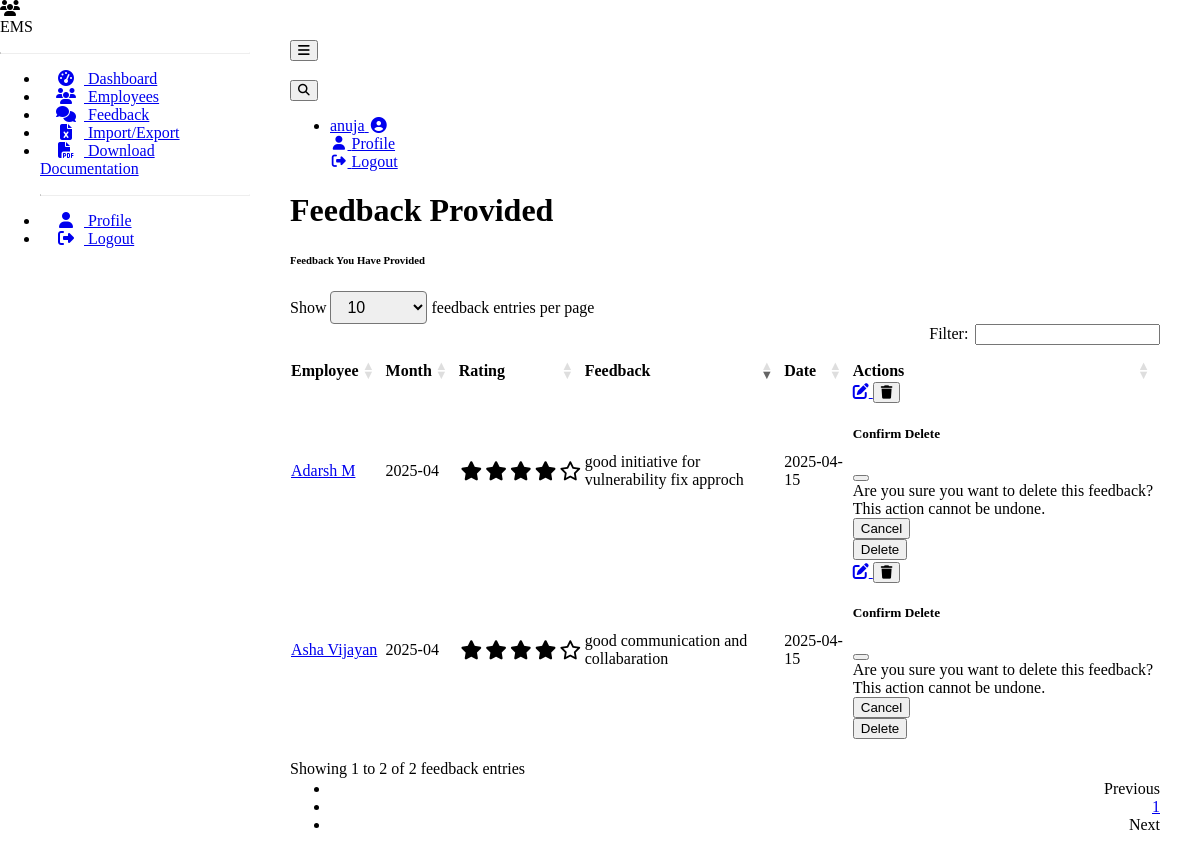
The app's page /feedback/ (signed in) with its own data.
### models.py (models this page shows, shortened)
class User(UserMixin, db.Model):
    __tablename__ = 'users'
    id = db.Column(db.Integer, primary_key=True)
    username = db.Column(db.String(64), unique=True, nullable=False)
    email = db.Column(db.String(120), unique=True, nullable=False)
    password_hash = db.Column(db.String(256), nullable=False)
    is_manager = db.Column(db.Boolean, default=False)
    employees_managed = db.relationship('Employee', backref='manager_user', lazy='dynamic',
                                        foreign_keys='Employee.manager_id')

class Feedback(db.Model):
    __tablename__ = 'feedback'
    id = db.Column(db.Integer, primary_key=True)
    employee_id = db.Column(db.Integer, db.ForeignKey('employees.id'), nullable=False)
    provided_by_id = db.Column(db.Integer, db.ForeignKey('users.id'), nullable=False)
    provided_by = db.relationship('User', foreign_keys=[provided_by_id])
    rating = db.Column(db.Integer, nullable=False)  # e.g., 1-5 rating scale
    feedback_text = db.Column(db.Text, nullable=False)
    feedback_date = db.Column(db.DateTime, default=datetime.utcnow)
    month = db.Column(db.String(7), nullable=False)  # e.g., "2023-01"

class Employee(db.Model):
    __tablename__ = 'employees'
    id = db.Column(db.Integer, primary_key=True)
    full_name = db.Column(db.String(100), nullable=False)
    joining_date = db.Column(db.Date, nullable=False)
    benzyl = db.Column(db.String(50), unique=True, nullable=False)  # Employee ID or username
    role = db.Column(db.String(100), nullable=False)
    skill = db.Column(db.String(100), nullable=False)
    team = db.Column(db.String(100), nullable=False)
    grade = db.Column(db.String(20), nullable=False)
    designation = db.Column(db.String(100), nullable=False)
    location = db.Column(db.String(100), nullable=False)
    user_id = db.Column(db.Integer, db.ForeignKey('users.id'), nullable=True)
    user = db.relationship('User', foreign_keys=[user_id])
    manager_id = db.Column(db.Integer, db.ForeignKey('users.id'), nullable=True)
    feedback_received = db.relationship('Feedback', backref='employee', lazy='dynamic',
                                        foreign_keys='Feedback.employee_id')

### feedback.py (the view, shortened to what this page needs)
@feedback_bp.route('/')
@login_required
def feedback_list():
    current_employee = Employee.query.filter_by(user_id=current_user.id).first()
    if current_user.is_manager:
        direct_reportees = Employee.query.filter_by(manager_id=current_user.id).all()
        direct_reportee_ids = [emp.id for emp in direct_reportees]
        indirect_reportees = []
        for reportee in direct_reportees:
            reportee_user = User.query.get(reportee.user_id)
            if reportee_user and reportee_user.is_manager:
                indirect = Employee.query.filter_by(manager_id=reportee.user_id).all()
                indirect_reportees.extend(indirect)
        all_reportee_ids = direct_reportee_ids + [emp.id for emp in indirect_reportees]
        feedback = Feedback.query.filter(Feedback.employee_id.in_(all_reportee_ids))\
            .order_by(Feedback.feedback_date.desc()).all()
        context = {
            'feedback': feedback,
            'is_manager': True,
            'view_type': 'provided'
        }
    return render_template('feedback_list.html', **context)

### app.py (called while the page is built)
@login_manager.user_loader
def load_user(user_id):
    from models import User  # Import here to avoid circular imports
    return User.query.get(int(user_id))

### templates/feedback_list.html (shortened to what this page needs)
{% extends "base.html" %}
{% block content %}
<div class="container-fluid">
    <div class="d-flex justify-content-between align-items-center mb-4">
        <h1 class="h3 text-gray-800">
            {% if view_type == 'provided' %}
            Feedback Provided
            {% elif view_type == 'received' %}
            Feedback Received
            {% elif view_type == 'for_employee' %}
            Feedback for {{ employee.full_name }}
            {% endif %}
        </h1>
    </div>
    <div class="card shadow mb-4">
        <div class="card-header py-3">
            <h6 class="m-0 font-weight-bold text-primary">
                {% if view_type == 'provided' %}
                Feedback You Have Provided
                {% elif view_type == 'received' %}
                Feedback You Have Received
                {% elif view_type == 'for_employee' %}
                All Feedback for {{ employee.full_name }}
                {% endif %}
            </h6>
        </div>
        <div class="card-body">
            {% if feedback %}
            <div class="table-responsive">
                <table class="table table-bordered" id="feedbackTable" width="100%" cellspacing="0">
                    <thead>
                        <tr>
                            {% if view_type != 'for_employee' %}
                            <th>Employee</th>
                            {% endif %}
                            <th>Month</th>
                            <th>Rating</th>
                            <th>Feedback</th>
                            <th>Date</th>
                            {% if is_manager and view_type != 'received' %}
                            <th>Actions</th>
                            {% endif %}
                        </tr>
                    </thead>
                    <tbody>
                        {% for fb in feedback %}
                        <tr>
                            {% if view_type != 'for_employee' %}
                            <td>
                                <a href="{{ url_for('employee.employee_detail', employee_id=fb.employee.id) }}">
                                    {{ fb.employee.full_name }}
                                </a>
                            </td>
                            {% endif %}
                            <td>{{ fb.month }}</td>
                            <td>
                                <div class="feedback-rating">
                                    {% for i in range(fb.rating) %}
                                    <i class="fas fa-star feedback-star"></i>
                                    {% endfor %}
                                    {% for i in range(5 - fb.rating) %}
                                    <i class="far fa-star feedback-star"></i>
                                    {% endfor %}
                                </div>
                            </td>
                            <td>{{ fb.feedback_text }}</td>
                            <td>{{ fb.feedback_date.strftime('%Y-%m-%d') }}</td>
                            {% if is_manager and view_type != 'received' and fb.provided_by_id == current_user.id %}
                            <td>
                                <div class="btn-group" role="group">
                                    <a href="{{ url_for('feedback.edit_feedback', feedback_id=fb.id) }}"
                                       class="btn btn-warning btn-sm" data-bs-toggle="tooltip" title="Edit Feedback">
                                        <i class="fas fa-edit"></i>
                                    </a>
                                    <button type="button" class="btn btn-danger btn-sm confirm-delete"
                                            data-bs-toggle="modal" data-bs-target="#deleteFeedbackModal{{ fb.id }}"
                                            title="Delete Feedback">
                                        <i class="fas fa-trash"></i>
                                    </button>
                                    <div class="modal fade" id="deleteFeedbackModal{{ fb.id }}" tabindex="-1"
                                         aria-labelledby="deleteFeedbackModalLabel" aria-hidden="true">
                                        <div class="modal-dialog">
                                            <div class="modal-content">
                                                <div class="modal-header">
                                                    <h5 class="modal-title" id="deleteFeedbackModalLabel">
                                                        Confirm Delete
                                                    </h5>
                                                    <button type="button" class="btn-close" data-bs-dismiss="modal"
                                                            aria-label="Close"></button>
                                                </div>
                                                <div class="modal-body">
                                                    Are you sure you want to delete this feedback?
                                                    This action cannot be undone.
                                                </div>
                                                <div class="modal-footer">
                                                    <button type="button" class="btn btn-secondary"
                                                            data-bs-dismiss="modal">Cancel</button>
                                                    <form action="{{ url_for('feedback.delete_feedback', feedback_id=fb.id) }}"
                                                          method="POST">
                                                        <button type="submit" class="btn btn-danger">Delete</button>
                                                    </form>
                                                </div>
                                            </div>
                                        </div>
                                    </div>
                                </div>
                            </td>
                            {% elif is_manager and view_type != 'received' %}
                            <td>-</td>
                            {% endif %}
                        </tr>
                        {% endfor %}
                    </tbody>
                </table>
            </div>
            {% endif %}
        </div>
    </div>
</div>
{% endblock %}

### templates/base.html (shortened to what this page needs)
<!DOCTYPE html>
<html lang="en" data-bs-theme="dark">
<head>
    <link rel="stylesheet" href="https://cdn.replit.com/agent/bootstrap-agent-dark-theme.min.css">
    <link rel="stylesheet" href="https://cdnjs.cloudflare.com/ajax/libs/font-awesome/6.4.0/css/all.min.css">
    <link rel="stylesheet" href="https://cdn.datatables.net/1.13.4/css/dataTables.bootstrap5.min.css">
    <link rel="stylesheet" href="https://cdn.datatables.net/buttons/2.3.6/css/buttons.bootstrap5.min.css">
    <link rel="stylesheet" href="{{ url_for('static', filename='css/custom.css') }}">
</head>
<body>
    {% if current_user.is_authenticated %}
    <div class="sidebar bg-dark">
        <div class="sidebar-brand d-flex align-items-center justify-content-center p-3">
            <div class="sidebar-brand-icon">
                <i class="fas fa-users"></i>
            </div>
            <div class="sidebar-brand-text mx-3">EMS</div>
        </div>
        <hr class="sidebar-divider">
        <ul class="nav flex-column">
            <li class="nav-item">
                <a class="nav-link {% if request.endpoint and request.endpoint == 'employee.dashboard' %}active{% endif %}"
                   href="{{ url_for('employee.dashboard') }}">
                    <i class="fas fa-fw fa-tachometer-alt"></i>
                    <span>Dashboard</span>
                </a>
            </li>
            <li class="nav-item">
                <a class="nav-link {% if request.endpoint and 'employee_list' in request.endpoint %}active{% endif %}"
                   href="{{ url_for('employee.employee_list') }}">
                    <i class="fas fa-fw fa-users"></i>
                    <span>Employees</span>
                </a>
            </li>
            <li class="nav-item">
                <a class="nav-link {% if request.endpoint and 'feedback' in request.endpoint %}active{% endif %}"
                   href="{{ url_for('feedback.feedback_list') }}">
                    <i class="fas fa-fw fa-comments"></i>
                    <span>Feedback</span>
                </a>
            </li>
            {% if current_user.is_manager %}
            <li class="nav-item">
                <a class="nav-link {% if request.endpoint and 'import_export' in request.endpoint %}active{% endif %}"
                   href="{{ url_for('employee.import_export') }}">
                    <i class="fas fa-fw fa-file-excel"></i>
                    <span>Import/Export</span>
                </a>
            </li>
            <li class="nav-item">
                <a class="nav-link" href="{{ url_for('docs.generate_and_download_docs') }}">
                    <i class="fas fa-fw fa-file-pdf"></i>
                    <span>Download Documentation</span>
                </a>
            </li>
            {% endif %}
            <hr class="sidebar-divider">
            <li class="nav-item">
                <a class="nav-link" href="{{ url_for('auth.profile') }}">
                    <i class="fas fa-fw fa-user"></i>
                    <span>Profile</span>
                </a>
            </li>
            <li class="nav-item">
                <a class="nav-link" href="{{ url_for('auth.logout') }}">
                    <i class="fas fa-fw fa-sign-out-alt"></i>
                    <span>Logout</span>
                </a>
            </li>
        </ul>
    </div>
    {% endif %}
    <div class="content-wrapper {% if not current_user.is_authenticated %}ml-0{% endif %}">
        {% if current_user.is_authenticated %}
        <nav class="navbar navbar-expand navbar-dark bg-dark mb-4">
            <button id="sidebarToggle" class="btn btn-link d-md-none rounded-circle mr-3">
                <i class="fa fa-bars"></i>
            </button>
            <div class="d-md-inline-block ms-auto form-inline mr-0 navbar-search">
                <div class="input-group">
                    <input type="text" id="searchInput" class="form-control bg-light border small"
                           placeholder="Search..." aria-label="Search">
                    <div class="input-group-append">
                        <button class="btn btn-primary" type="button">
                        </button>
                    </div>
                </div>
            </div>
            <ul class="navbar-nav ml-auto ml-md-0">
                <li class="nav-item dropdown no-arrow">
                    <a class="nav-link dropdown-toggle" href="#" id="userDropdown" role="button"
                       data-bs-toggle="dropdown" aria-haspopup="true" aria-expanded="false">
                        <span class="mr-2 d-none d-lg-inline text-gray-600 small">{{ current_user.username }}</span>
                        <i class="fas fa-user-circle fa-fw"></i>
                    </a>
                    <div class="dropdown-menu dropdown-menu-right shadow animated--grow-in"
                         aria-labelledby="userDropdown">
                        <a class="dropdown-item" href="{{ url_for('auth.profile') }}">
                            <i class="fas fa-user fa-sm fa-fw mr-2 text-gray-400"></i>
                            Profile
                        </a>
                        <a class="dropdown-item" href="{{ url_for('auth.logout') }}">
                            <i class="fas fa-sign-out-alt fa-sm fa-fw mr-2 text-gray-400"></i>
                            Logout
                        </a>
                    </div>
                </li>
            </ul>
        </nav>
        {% endif %}
        <div class="container-fluid">
            {% block content %}{% endblock %}
        </div>
    </div>
</body>
</html>

### static/css/custom.css (style rules this page uses)
:root { --sidebar-width: 250px; }
.sidebar { width: var(--sidebar-width); height: 100vh; position: fixed; left: 0; top: 0; z-index: 100; transition: all 0.3s; overflow-y: auto; }
.sidebar .nav-item .nav-link { padding: 0.75rem 1rem; width: 100%; }
.sidebar .nav-item .nav-link i { margin-right: 0.5rem; }
.sidebar-divider { margin: 1rem 0; border-top: 1px solid rgba(255, 255, 255, 0.15); }
.content-wrapper { margin-left: var(--sidebar-width); padding: 2rem; min-height: 100vh; transition: all 0.3s; }
.feedback-rating { display: inline-flex; font-size: 1.2rem; }
.feedback-star { color: var(--bs-warning); padding: 0 0.1rem; }
.navbar-search { margin-right: 1rem; }
.navbar-search .input-group { width: 300px; }
.navbar-search .form-control { border: 1px solid rgba(255, 255, 255, 0.2) !important; background-color: rgba(255, 255, 255, 0.1) !important; color: white !important; }
.navbar-search .form-control::placeholder { color: rgba(255, 255, 255, 0.6) !important; }

### records on screen
User: username "anuja"
Feedback: employee.full_name "Asha Vijayan", month "2025-04", rating 4 (drawn), feedback_text "good communication and collabaration", feedback_date "2025-04-15"
Feedback: employee.full_name "Adarsh M", month "2025-04", rating 4 (drawn), feedback_text "good initiative for vulnerability fix approch", feedback_date "2025-04-15"
